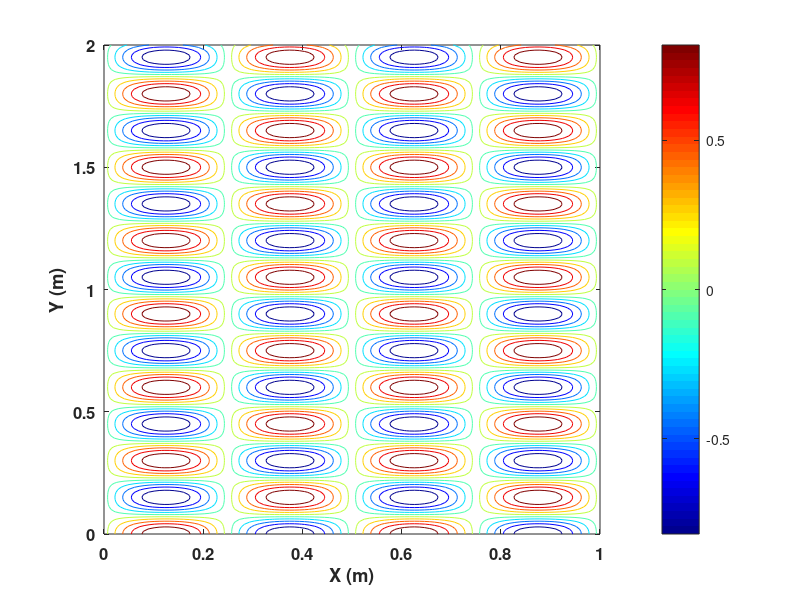

Here is the MATLAB script that generated this plot:
clear; close all; clc;
x = linspace(0,1,100);
y = linspace(0,2,200);
z = sin(2 * pi * x' / 0.5) * cos(2 * pi * y / 0.3);

[Y, X] = meshgrid(y, x);

figure('Position', [200 200 600 600]);
% mesh(z);
% surf(z);    % on the plot, x: 1->100; y: 1->200
surf(X,Y,z);    % on the plot, x: 1->1; y: 1->2, z changes
xlabel('X (m)');    ylabel('Y (m)');    zlabel('Z (m)');
set(gca, 'FontSize', 12);
set(gca, 'FontWeight', 'Bold');
colormap jet;   % the plot color more interating ?
colorbar;

%%
contour(X,Y,z); % look at the 3D plot from top

xlabel('X (m)');    ylabel('Y (m)');
set(gca, 'FontSize', 12);
set(gca, 'FontWeight', 'Bold');
colormap jet;
colorbar;